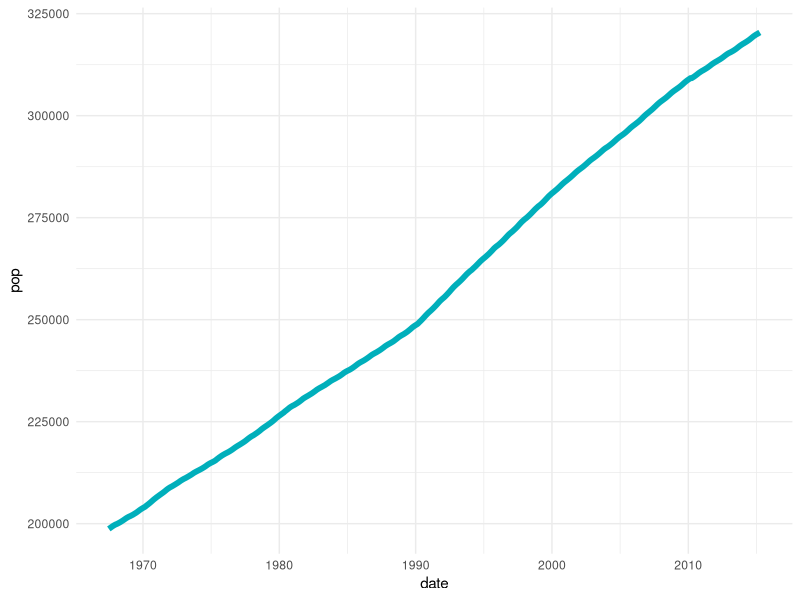
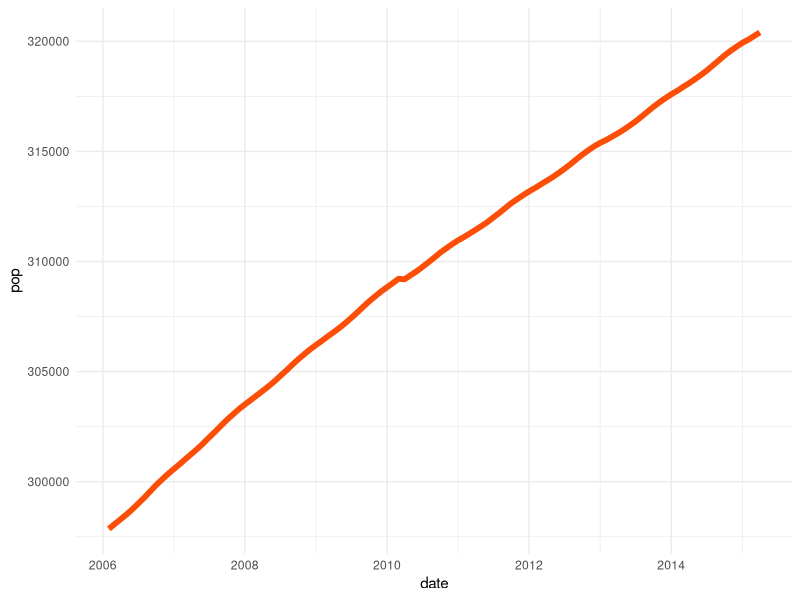
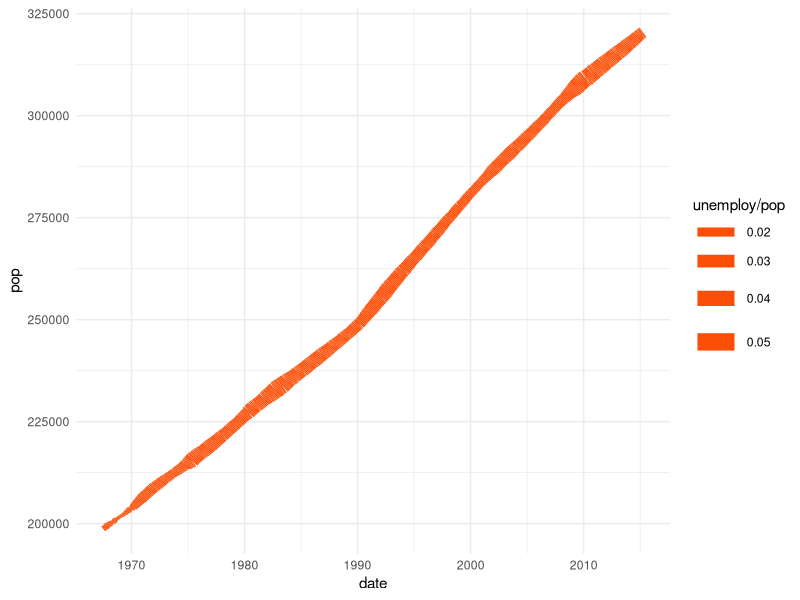
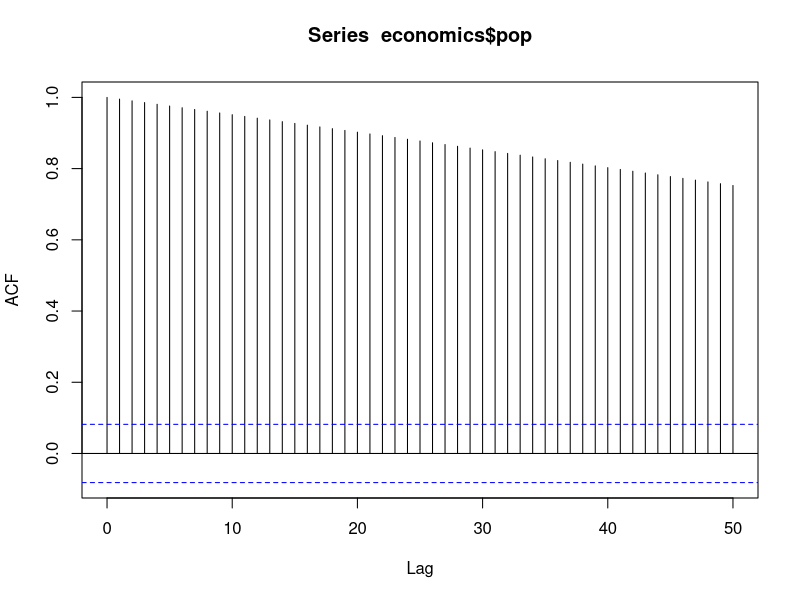
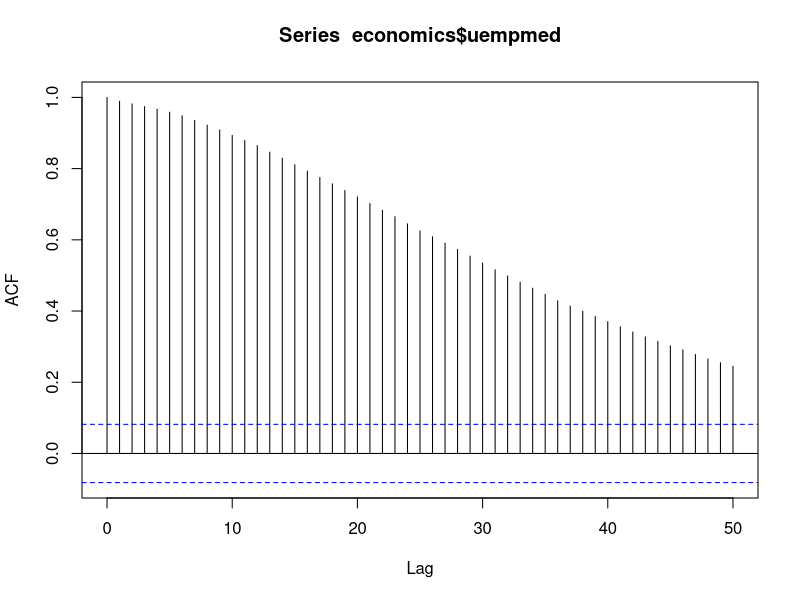
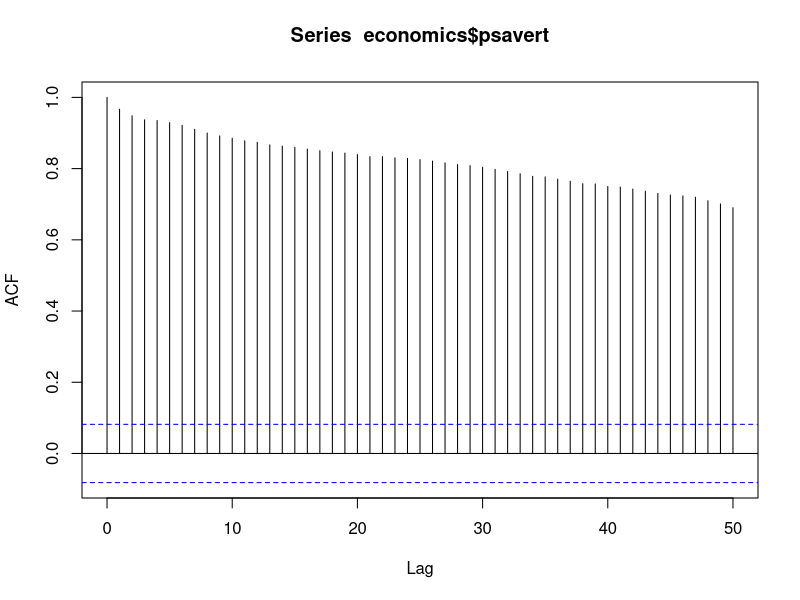
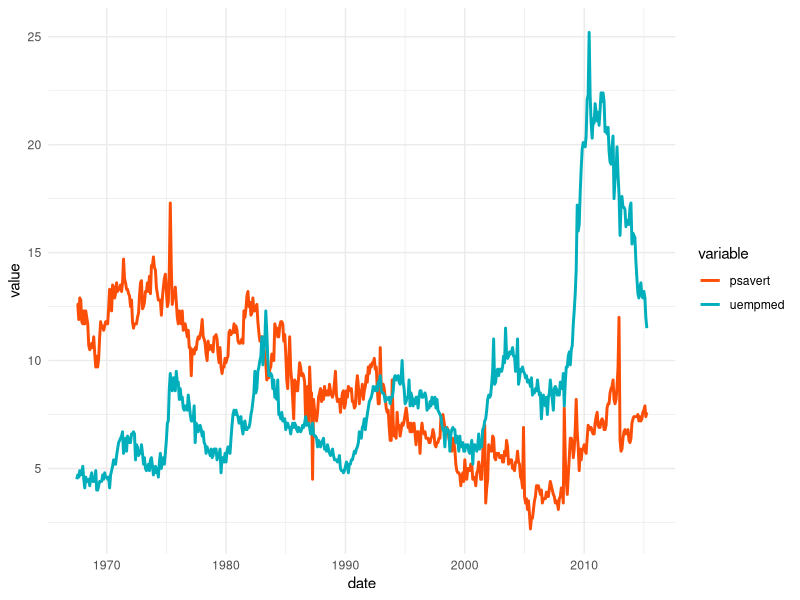
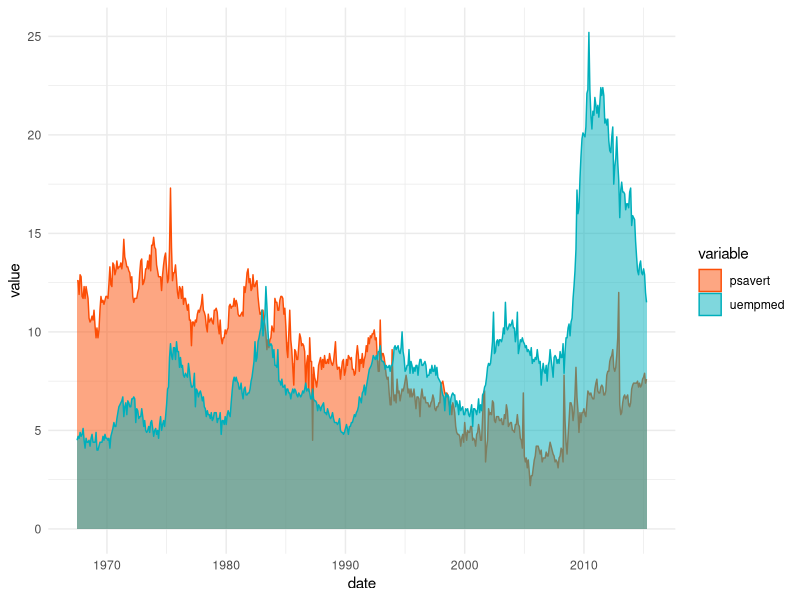

These charts were generated, in order, by the following R code:
library(ggplot2)
theme_set(theme_minimal())
head(economics)
library(tidyr)
library(dplyr)

ggplot(economics, aes(x=date, y=pop))+
  geom_line(color = '#00AFBB', size=2)

ss <- subset(economics, date > as.Date('2006-1-1'))
ggplot(ss, aes(x=date, y=pop))+
  geom_line(color='#FC4E07', size=2)

# Proporcion desemppleo

ggplot(economics, aes(x=date, y=pop))+
  geom_line(aes(size=unemploy/pop), color='#FC4E07')

# Grafica de correlación en series de tiempo
acf(economics$pop, 50)

acf(economics$uempmed, 50)

acf(economics$psavert, 50)

df <- economics %>%
  select(date, psavert, uempmed) %>%
  gather(key='variable', value='value', -date)


ggplot(df, aes(x=date, y=value)) + 
  geom_line(aes(color=variable), size=1)+
  scale_color_manual(values=c('#FC4E07', '#00AFBB'))

ggplot(df, aes(x=date, y=value)) + 
  geom_area(aes(color=variable, fill=variable),
            alpha=0.5, position = position_dodge(0.8))+
  scale_color_manual(values=c('#FC4E07', '#00AFBB')) +
  scale_fill_manual(values=c('#FC4E07', '#00AFBB')) + 
  theme_minimal()

# ---

p <- ggplot(economics, aes(x=date, y=psavert))+
  geom_line(color='#00AFBB', size=1)

p
min <- as.Date('2002-1-1')
max <- NA
p + scale_x_date(limits = c(min, max))
p + stat_smooth(color = '#FC4E07', fill='#FC4E07',
                method = 'loess')

library('TTR')

psr <- SMA(economics$psavert, n=8)
p+geom_line(aes(x=date, y=psr))




